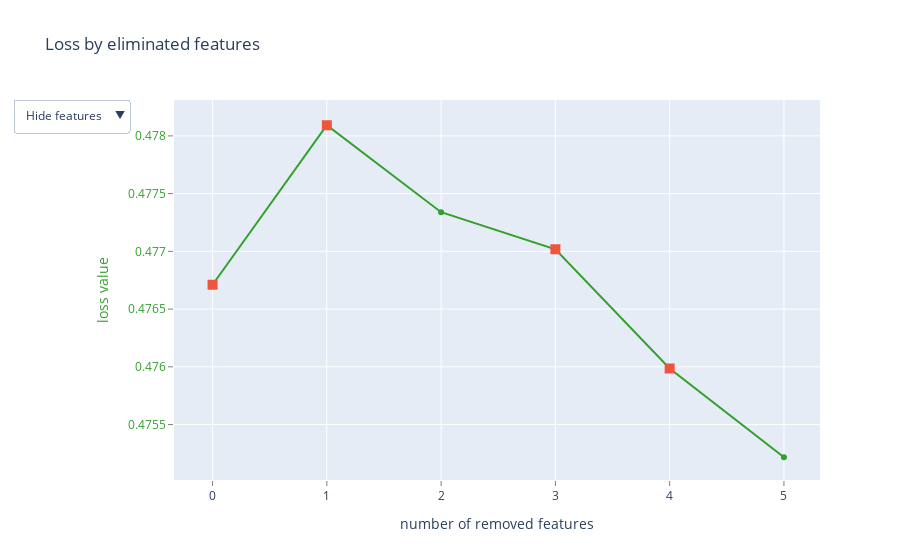

Here is the notebook cell this chart was saved with:
### Code cell
X_train = cat_pipe.fit_transform(X_train, y_train)
X_valid = cat_pipe.transform(X_valid)
X_test = cat_pipe.transform(X_test)

### Figure 1 — Plotly figure (JSON) as saved in the notebook; plotly's stock layout.template omitted (floating-point values rounded to 4 significant figures)
{"data": [{"line": {"color": "rgb(51,160,44)"}, "mode": "lines+markers", "name": "", "text": ["", "HasCrCard", "Tenure", "Surname", "CreditScore", "Balance_to_Salary_ratio"], "type": "scatter", "x": [0, 1, 2, 3, 4, 5], "y": [0.4767, 0.4781, 0.4773, 0.477, 0.476, 0.4752]}, {"marker": {"size": 10, "symbol": "square"}, "mode": "markers", "name": "", "text": ["", "HasCrCard", "Surname", "CreditScore"], "type": "scatter", "x": [0, 1, 3, 4], "y": [0.4767, 0.4781, 0.477, 0.476]}, {"mode": "text", "name": "", "text": ["", "8", "5", "0", "1", "14"], "textfont": {"color": "rgb(51,160,44)", "family": "sans serif", "size": 18}, "textposition": "bottom center", "type": "scatter", "visible": false, "x": [0, 1, 2, 3, 4, 5], "y": [0.4767, 0.4781, 0.4773, 0.477, 0.476, 0.4752]}, {"mode": "text", "name": "", "text": ["", "HasCrCard", "Tenure", "Surname", "CreditScore", "Balance_to_Salary_ratio"], "textfont": {"color": "rgb(51,160,44)", "family": "sans serif", "size": 18}, "textposition": "bottom center", "type": "scatter", "visible": false, "x": [0, 1, 2, 3, 4, 5], "y": [0.4767, 0.4781, 0.4773, 0.477, 0.476, 0.4752]}], "layout": {"showlegend": false, "title": {"text": "Loss by eliminated features"}, "updatemenus": [{"active": 0, "buttons": [{"args": [{"visible": [true, true, false, false]}], "label": "Hide features", "method": "update"}, {"args": [{"visible": [true, true, true, false]}], "label": "Show indices", "method": "update"}, {"args": [{"visible": [true, true, false, true]}], "label": "Show names", "method": "update"}], "pad": {"r": 10, "t": 10}, "showactive": true, "x": -0.25, "xanchor": "left", "y": 1.03, "yanchor": "top"}], "xaxis": {"gridcolor": "rgb(255,255,255)", "showgrid": true, "showline": false, "showticklabels": true, "tickcolor": "rgb(127,127,127)", "ticks": "outside", "title": {"text": "number of removed features"}, "zeroline": false}, "yaxis": {"gridcolor": "rgb(255,255,255)", "showgrid": true, "showline": false, "showticklabels": true, "tickcolor": "rgb(127,127,127)", "tickfont": {"color": "rgb(51,160,44)"}, "ticks": "outside", "title": {"font": {"color": "rgb(51,160,44)"}, "text": "loss value"}, "zeroline": false}}}
